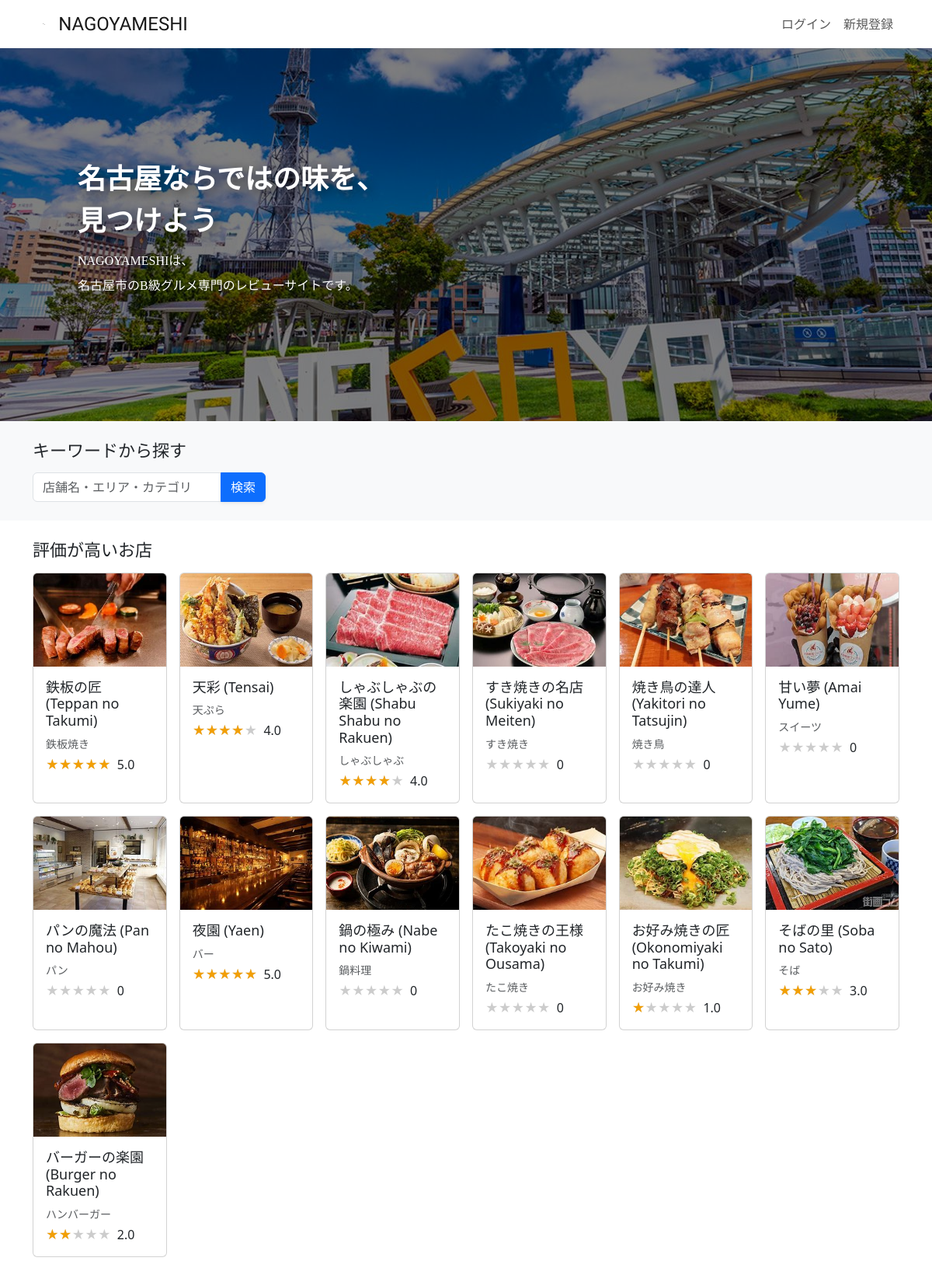
The page / (upper part) on the database its author committed.
### restaurant/models.py (models this page shows, shortened)
class Restaurant(models.Model):
    name = models.CharField(verbose_name='店舗名', max_length=64)
    description = models.CharField(verbose_name='説明', max_length=128)
    price = models.CharField(verbose_name='価格帯', max_length=32)
    zip_code = models.CharField(verbose_name='郵便番号', max_length=32)
    address = models.CharField(verbose_name='住所', max_length=128)
    business_time = models.CharField(verbose_name='営業時間', max_length=64)
    close_day_of_week = models.CharField(verbose_name='定休日', max_length=32)
    seats_number = models.CharField(verbose_name='座席数', max_length=32)
    category = models.ForeignKey(Category, verbose_name='カテゴリー', on_delete=models.PROTECT)
    rate = models.FloatField(verbose_name='レート', default=0.0)
    review_num = models.IntegerField(verbose_name='レビュー数', default=0)
    reservation_num = models.IntegerField(verbose_name='予約数', default=0)
    photo = models.ImageField(verbose_name='写真', blank=True, null=True)
    created_at = models.DateTimeField(verbose_name='作成日時', auto_now_add=True)
    updated_at = models.DateTimeField(verbose_name='更新日時', auto_now=True)
    class Meta:
        verbose_name_plural = 'Restaurant'

class Category(models.Model):
    name = models.CharField(verbose_name='カテゴリー名', max_length=64)
    photo = models.ImageField(verbose_name='写真', blank=True, null=True)
    class Meta:
        verbose_name_plural = 'Category'
    def __str__(self):
        return self.name

### restaurant/views.py (the view)
# urls.py: path("", views.TopPageView.as_view(), name="top_page"),
class TopPageView(generic.ListView):
    template_name = "top_page.html"
    model = models.Restaurant
    queryset = models.Restaurant.objects.order_by('-rate')
    context_object_name = 'restaurant_list'
    def get_context_data(self, **kwargs):
        if 'price_session' in self.request.session:
            self.request.session['price_session'] = 0
        if 'keyword_session' in self.request.session:
            self.request.session['keyword_session'] = ''
        if 'category_session' in self.request.session:
            self.request.session['category_session'] = ''
        if 'select_sort' in self.request.session:
            self.request.session['select_sort'] = '-created_at'
        context = super(TopPageView, self).get_context_data(**kwargs)
        category_list = models.Category.objects.all()
        new_restaurant_list = models.Restaurant.objects.all().order_by('-created_at')
        average_rate_list = []
        average_rate_star_list = []
        for restaurant in context['restaurant_list']:
            average_rate = models.Review.objects.filter(restaurant=restaurant).aggregate(Avg('rate'))
            average_rate = average_rate['rate__avg'] if average_rate['rate__avg'] is not None else 0
            average_rate_list.append(round(average_rate, 2))
            if average_rate % 1 == 0:
                average_rate = int(average_rate)
            else:
                average_rate = round(average_rate * 2) / 2
            average_rate_star_list.append(average_rate)
        context.update({
            'category_list': category_list,
            'new_restaurant_list': new_restaurant_list,
            'restaurant_list': zip(self.queryset, average_rate_list, average_rate_star_list),
        })
        return context

### restaurant/templates/top_page.html (shortened to what this page needs)
{% extends 'layout/base.html' %}
{% load static %}
{% block stylesheet %}
<link rel="stylesheet" href="https://cdn.jsdelivr.net/npm/swiper@8/swiper-bundle.min.css">
{% endblock %}
{% block content %}
<main>
    <div>
        <div class="swiper">
            <div class="swiper-wrapper">
                <div class="swiper-slide">
                    <img src="{% static 'images/main/main1.jpeg' %}">
                </div>
                <div class="swiper-slide">
                </div>
                <div class="d-flex align-items-center overlay-background">
                    <div class="container nagoyameshi-container overlay-text">
                        <h1 class="text-white catchphrase-heading">名古屋ならではの味を、<br>見つけよう</h1>
                        <p class="text-white catchphrase-paragraph">NAGOYAMESHIは、<br>名古屋市のB級グルメ専門のレビューサイトです。</p>
                    </div>
                </div>
            </div>
        </div>
    </div>
    <div class="bg-light mb-4 py-4">
        <div class="container nagoyameshi-container">
            <h2 class="mb-3">キーワードから探す</h2>
            <form method="GET" action="{% url 'restaurant_list' %}" class="user-search-box">
                <div class="input-group">
                    <input type="text" class="form-control" placeholder="店舗名・エリア・カテゴリ" name="keyword">
                    <button type="submit" class="btn btn-primary text-white shadow-sm">検索</button>
                </div>
            </form>
        </div>
    </div>
    <div class="container nagoyameshi-container">
        <h2 class="mb-3">評価が高いお店</h2>
        <div class="row row-cols-xl-6 row-cols-md-3 row-cols-2 g-3 mb-5">
            {% for restaurant,rate,rate_star in restaurant_list %}
            <div class="col">
                <a href="{% url 'restaurant_detail' restaurant.id %}" class="link-dark card-link">
                    <div class="card h-100">
                        {% if restaurant.photo %}
                        <img src="{{ restaurant.photo.url }}" class="card-img-top vertical-card-image">
                        {% endif %}
                        <div class="card-body">
                            <h3 class="card-title">{{ restaurant.name }}</h3>
                            <div class="text-muted small mb-1">
                                <div class="d-inline-block">{{ restaurant.category }}</div>
                            </div>
                            <p class="card-text">
                                <span class="star-rating me-1" data-rate="{{ rate_star }}"></span>
{{ rate }}
                            </p>
                        </div>
                    </div>
                </a>
            </div>
            {% endfor %}
        </div>
    </div>
</main>
{% endblock %}

### static/css/nagoyameshi.css (style rules this page uses)
h1 { font-size: 1.5rem; }
h2 { font-size: 1.375rem; }
h3 { font-size: 1.125rem; }
.user-search-box { max-width: 300px; }
a { text-decoration: none !important; }
.vertical-card-image { width: 100%; height: 120px; object-fit: cover; }
.swiper { width: 100%; height: 480px; }
.swiper img { width: 100%; height: 480px; object-fit: cover; }
.overlay-background { position: absolute; width: 100%; height: 100%; background-color: rgba(0, 0, 0, 0.5); z-index: 10; }
.overlay-text { padding: 0 70px; }
.catchphrase-heading { font-size: 36px; line-height: 1.5; font-family: 'Noto Serif JP', serif; font-weight: 600; text-shadow: 0.25rem 0.25rem 1rem rgb(0 0 0 / 60%); }
.catchphrase-paragraph { font-size: 16px; line-height: 2; font-family: 'Noto Serif JP', serif; font-weight: 400; text-shadow: 0.25rem 0.25rem 1rem rgb(0 0 0 / 60%); }
.card-link { transition: 0.3s; }
.star-rating { position: relative; z-index: 0; display: inline-block; white-space: nowrap; color: #CCCCCC; }
.star-rating:before, .star-rating:after { content: '★★★★★'; }
.star-rating:after { position: absolute; z-index: 1; top: 0; left: 0; overflow: hidden; white-space: nowrap; color: #F29F05; }
.star-rating[data-rate="5"]:after { width: 100%; }
.star-rating[data-rate="4"]:after { width: 80%; }
.star-rating[data-rate="3"]:after { width: 60%; }
.star-rating[data-rate="2"]:after { width: 40%; }
.star-rating[data-rate="1"]:after { width: 20%; }
.star-rating[data-rate="0"]:after { width: 0%; }

### rows shown on the page
Restaurant: photo (picture), name "鉄板の匠 (Teppan no Takumi)", category "鉄板焼き", rate "5.0"
Restaurant: photo (picture), name "天彩 (Tensai)", category "天ぷら", rate "4.0"
Restaurant: photo (picture), name "しゃぶしゃぶの楽園 (Shabu Shabu no Rakuen)", category "しゃぶしゃぶ", rate "4.0"
Restaurant: photo (picture), name "すき焼きの名店 (Sukiyaki no Meiten)", category "すき焼き", rate "0"
Restaurant: photo (picture), name "焼き鳥の達人 (Yakitori no Tatsujin)", category "焼き鳥", rate "0"
Restaurant: photo (picture), name "甘い夢 (Amai Yume)", category "スイーツ", rate "0"
Restaurant: photo (picture), name "パンの魔法 (Pan no Mahou)", category "パン", rate "0"
Restaurant: photo (picture), name "夜園 (Yaen)", category "バー", rate "5.0"
Restaurant: photo (picture), name "鍋の極み (Nabe no Kiwami)", category "鍋料理", rate "0"
Restaurant: photo (picture), name "たこ焼きの王様 (Takoyaki no Ousama)", category "たこ焼き", rate "0"
Restaurant: photo (picture), name "お好み焼きの匠 (Okonomiyaki no Takumi)", category "お好み焼き", rate "1.0"
Restaurant: photo (picture), name "そばの里 (Soba no Sato)", category "そば", rate "3.0"
Restaurant: photo (picture), name "バーガーの楽園 (Burger no Rakuen)", category "ハンバーガー", rate "2.0"
